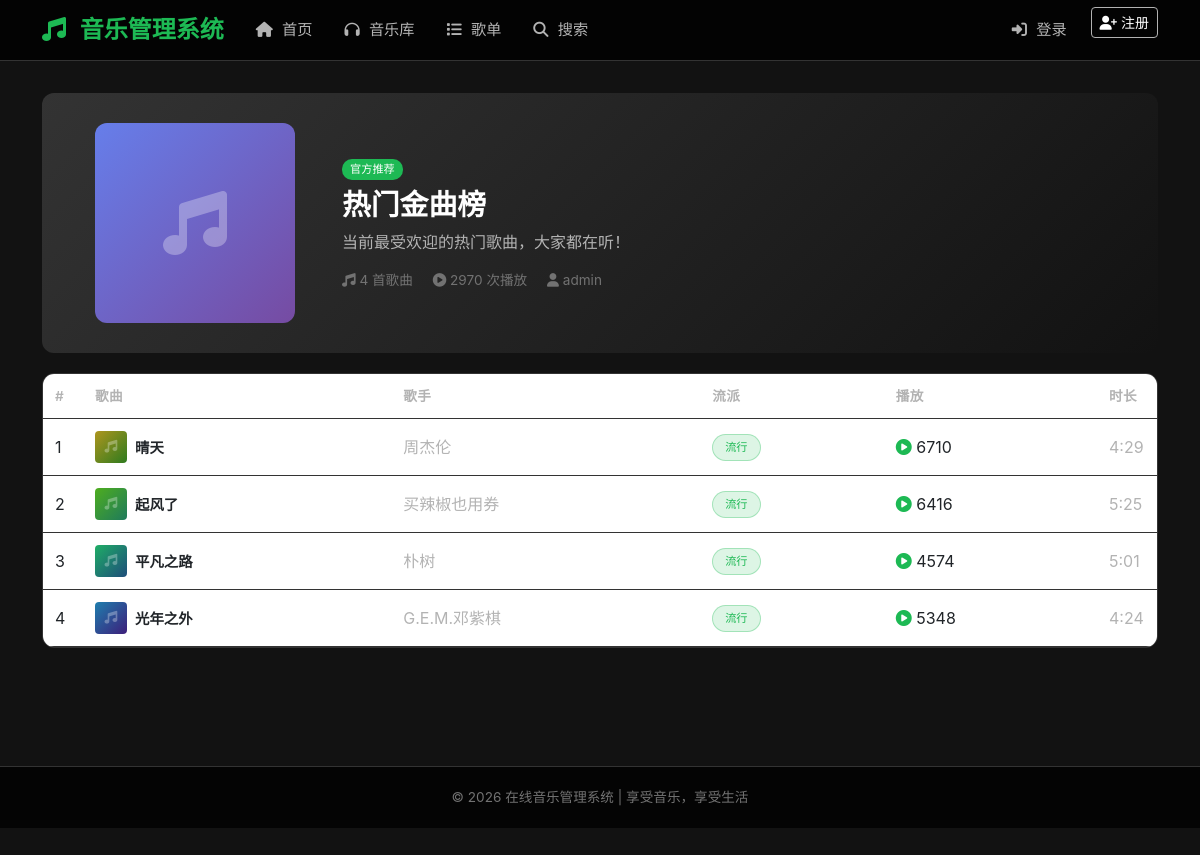
Page /playlist/1 on the committed database.
### app.py (models this page shows, shortened)
class Playlist(db.Model):
    __tablename__ = 'playlists'
    id = db.Column(db.Integer, primary_key=True)
    name = db.Column(db.String(100), nullable=False)
    description = db.Column(db.Text, default='')
    cover_image = db.Column(db.String(200), default='default_playlist.jpg')
    user_id = db.Column(db.Integer, db.ForeignKey('users.id'), nullable=True)  # 创建者，管理员可为null
    is_official = db.Column(db.Boolean, default=False)  # 官方推荐歌单
    play_count = db.Column(db.Integer, default=0)
    created_at = db.Column(db.DateTime, default=db.func.now())
    songs = db.relationship('PlaylistSong', backref='playlist', lazy=True)

class User(db.Model):
    __tablename__ = 'users'
    id = db.Column(db.Integer, primary_key=True)
    username = db.Column(db.String(50), unique=True, nullable=False)
    password = db.Column(db.String(200), nullable=False)
    role = db.Column(db.String(20), default='user')  # user, admin
    avatar = db.Column(db.String(200), default='default_avatar.png')
    created_at = db.Column(db.DateTime, default=db.func.now())
    favorites = db.relationship('Favorite', backref='user', lazy=True)
    reviews = db.relationship('Review', backref='user', lazy=True)
    playlists = db.relationship('Playlist', backref='creator', lazy=True)
    play_history = db.relationship('PlayHistory', backref='user', lazy=True)

class PlaylistSong(db.Model):
    __tablename__ = 'playlist_songs'
    id = db.Column(db.Integer, primary_key=True)
    playlist_id = db.Column(db.Integer, db.ForeignKey('playlists.id'), nullable=False)
    song_id = db.Column(db.Integer, db.ForeignKey('songs.id'), nullable=False)
    sort_order = db.Column(db.Integer, default=0)
    added_at = db.Column(db.DateTime, default=db.func.now())

class Song(db.Model):
    __tablename__ = 'songs'
    id = db.Column(db.Integer, primary_key=True)
    title = db.Column(db.String(100), nullable=False)
    artist = db.Column(db.String(100), default='未知艺术家')
    album = db.Column(db.String(100), default='未知专辑')
    genre = db.Column(db.String(50), default='流行')  # 流派：流行、摇滚、古典、电子、民谣、R&B、爵士、嘻哈
    duration = db.Column(db.Integer, default=0)  # 时长（秒）
    file_path = db.Column(db.String(200), nullable=False)  # 音乐文件路径
    cover_image = db.Column(db.String(200), default='default_cover.jpg')
    lyrics = db.Column(db.Text, default='')  # 歌词
    play_count = db.Column(db.Integer, default=0)
    is_active = db.Column(db.Boolean, default=True)
    created_at = db.Column(db.DateTime, default=db.func.now())
    reviews = db.relationship('Review', backref='song', lazy=True)
    favorites = db.relationship('Favorite', backref='song', lazy=True)
    playlist_songs = db.relationship('PlaylistSong', backref='song', lazy=True)
    play_history = db.relationship('PlayHistory', backref='song', lazy=True)

### app.py (the view)
@app.route('/playlist/<int:playlist_id>')
def playlist_detail(playlist_id):
    playlist = Playlist.query.get_or_404(playlist_id)
    playlist_songs = PlaylistSong.query.filter_by(playlist_id=playlist_id).order_by(PlaylistSong.sort_order).all()
    playlist.play_count += 1
    db.session.commit()
    return render_template('playlist_detail.html', playlist=playlist, playlist_songs=playlist_songs)

### templates/playlist_detail.html (shortened to what this page needs)
{% extends "base.html" %}
{% block content %}
<div class="playlist-header">
    <div class="row align-items-center">
        <div class="col-md-3 text-center mb-3 mb-md-0">
            <div style="width: 200px; height: 200px; margin: 0 auto; border-radius: 12px; background: linear-gradient(135deg, #667eea 0%, #764ba2 100%); display: flex; align-items: center; justify-content: center;">
                <i class="fas fa-music" style="font-size: 4rem; color: rgba(255,255,255,0.3);"></i>
            </div>
        </div>
        <div class="col-md-9">
            <div class="playlist-info">
                {% if playlist.is_official %}
                <span class="badge-official mb-2 d-inline-block">官方推荐</span>
                {% endif %}
                <h2>{{ playlist.name }}</h2>
                <p style="color: var(--text-secondary);">{{ playlist.description }}</p>
                <div style="color: var(--text-muted); font-size: 0.85rem;">
                    <span class="me-3"><i class="fas fa-music"></i> {{ playlist_songs|length }} 首歌曲</span>
                    <span><i class="fas fa-play-circle"></i> {{ playlist.play_count }} 次播放</span>
                    {% if playlist.creator %}
                    <span class="ms-3"><i class="fas fa-user"></i> {{ playlist.creator.username }}</span>
                    {% endif %}
                </div>
            </div>
        </div>
    </div>
</div>
<div class="card">
    <div class="card-body p-0">
        {% if playlist_songs %}
        <div class="table-responsive">
            <table class="table table-hover mb-0">
                <thead>
                    <tr>
                        <th style="width: 40px;">#</th>
                        <th>歌曲</th>
                        <th>歌手</th>
                        <th>流派</th>
                        <th>播放</th>
                        <th style="width: 60px;">时长</th>
                    </tr>
                </thead>
                <tbody>
                    {% for ps in playlist_songs %}
                    {% if ps.song.is_active %}
                    <tr style="cursor: pointer;" onclick="window.location.href='{{ url_for('song_detail', song_id=ps.song.id) }}'">
                        <td>{{ loop.index }}</td>
                        <td>
                            <div class="d-flex align-items-center gap-2">
                                <div style="width: 32px; height: 32px; border-radius: 4px; background: linear-gradient(135deg, hsl({{ loop.index * 50 }}, 70%, 40%) 0%, hsl({{ loop.index * 50 + 60 }}, 60%, 30%) 100%); display: flex; align-items: center; justify-content: center; flex-shrink: 0;">
                                    <i class="fas fa-music" style="font-size: 0.8rem; color: rgba(255,255,255,0.3);"></i>
                                </div>
                                <div>
                                    <div style="font-weight: 600; font-size: 0.9rem;">{{ ps.song.title }}</div>
                                </div>
                            </div>
                        </td>
                        <td style="color: var(--text-secondary);">{{ ps.song.artist }}</td>
                        <td><span class="genre-badge" style="font-size: 0.7rem;">{{ ps.song.genre }}</span></td>
                        <td><i class="fas fa-play-circle" style="color: var(--primary-color);"></i> {{ ps.song.play_count }}</td>
                        <td style="color: var(--text-secondary);">
                            {% if ps.song.duration %}{{ ps.song.duration // 60 }}:{{ '%02d' % (ps.song.duration % 60) }}{% else %}--:--{% endif %}
                        </td>
                    </tr>
                    {% endif %}
                    {% endfor %}
                </tbody>
            </table>
        </div>
        {% else %}
        <div class="text-center py-5">
            <i class="fas fa-music" style="font-size: 2rem; color: var(--text-muted);"></i>
            <p class="mt-2" style="color: var(--text-secondary);">歌单还没有歌曲</p>
        </div>
        {% endif %}
    </div>
</div>
{% endblock %}

### static/css/style.css (style rules this page uses)
:root { --primary-color: #1db954; --primary-dark: #169c46; --secondary-color: #191414; --bg-dark: #121212; --bg-card: #181818; --bg-card-hover: #282828; --text-primary: #ffffff; --text-secondary: #b3b3b3; --text-muted: #727272; --border-color: #333333; --gradient-start: #1db954; --gradient-end: #191414; }
* { margin: 0; padding: 0; box-sizing: border-box; }
body { font-family: -apple-system, BlinkMacSystemFont, 'Segoe UI', 'PingFang SC', 'Microsoft YaHei', sans-serif; background-color: var(--bg-dark); color: var(--text-primary); min-height: 100vh; display: flex; flex-direction: column; }
.card { background-color: var(--bg-card); border: 1px solid var(--border-color); border-radius: 12px; transition: all 0.3s ease; overflow: hidden; }
.card-body { padding: 1.25rem; }
.badge-official { background-color: var(--primary-color); color: #fff; font-size: 0.7rem; padding: 2px 8px; border-radius: 10px; }
.table { color: var(--text-primary); margin-bottom: 0; }
.table thead th { border-bottom: 1px solid var(--border-color); color: var(--text-secondary); font-weight: 600; font-size: 0.85rem; text-transform: uppercase; letter-spacing: 0.5px; padding: 12px; }
.table td { border-bottom: 1px solid var(--border-color); vertical-align: middle; padding: 12px; }
.playlist-header { background: linear-gradient(135deg, #333, #121212); padding: 30px; border-radius: 12px; margin-bottom: 20px; }
.playlist-header .playlist-info h2 { font-size: 1.8rem; font-weight: 800; }
.genre-badge { display: inline-block; padding: 4px 12px; border-radius: 15px; font-size: 0.8rem; background-color: rgba(29, 185, 84, 0.15); color: var(--primary-color); border: 1px solid rgba(29, 185, 84, 0.3); }

### rows in the picture
Playlist: name "热门金曲榜", description "当前最受欢迎的热门歌曲，大家都在听！", play_count "2970"
User: creator.username "admin"
PlaylistSong: song "晴天", song.artist "周杰伦", song.genre "流行", song.play_count "6710", song "4"
Song: ps.song.duration%60 "29"
PlaylistSong: song "起风了", song.artist "买辣椒也用券", song.genre "流行", song.play_count "6416", song "5"
Song: ps.song.duration%60 "25"
PlaylistSong: song "平凡之路", song.artist "朴树", song.genre "流行", song.play_count "4574", song "5"
Song: ps.song.duration%60 "01"
PlaylistSong: song "光年之外", song.artist "G.E.M.邓紫棋", song.genre "流行", song.play_count "5348", song "4"
Song: ps.song.duration%60 "24"

### other values in the picture
{{ playlist_songs|length }} "4"
